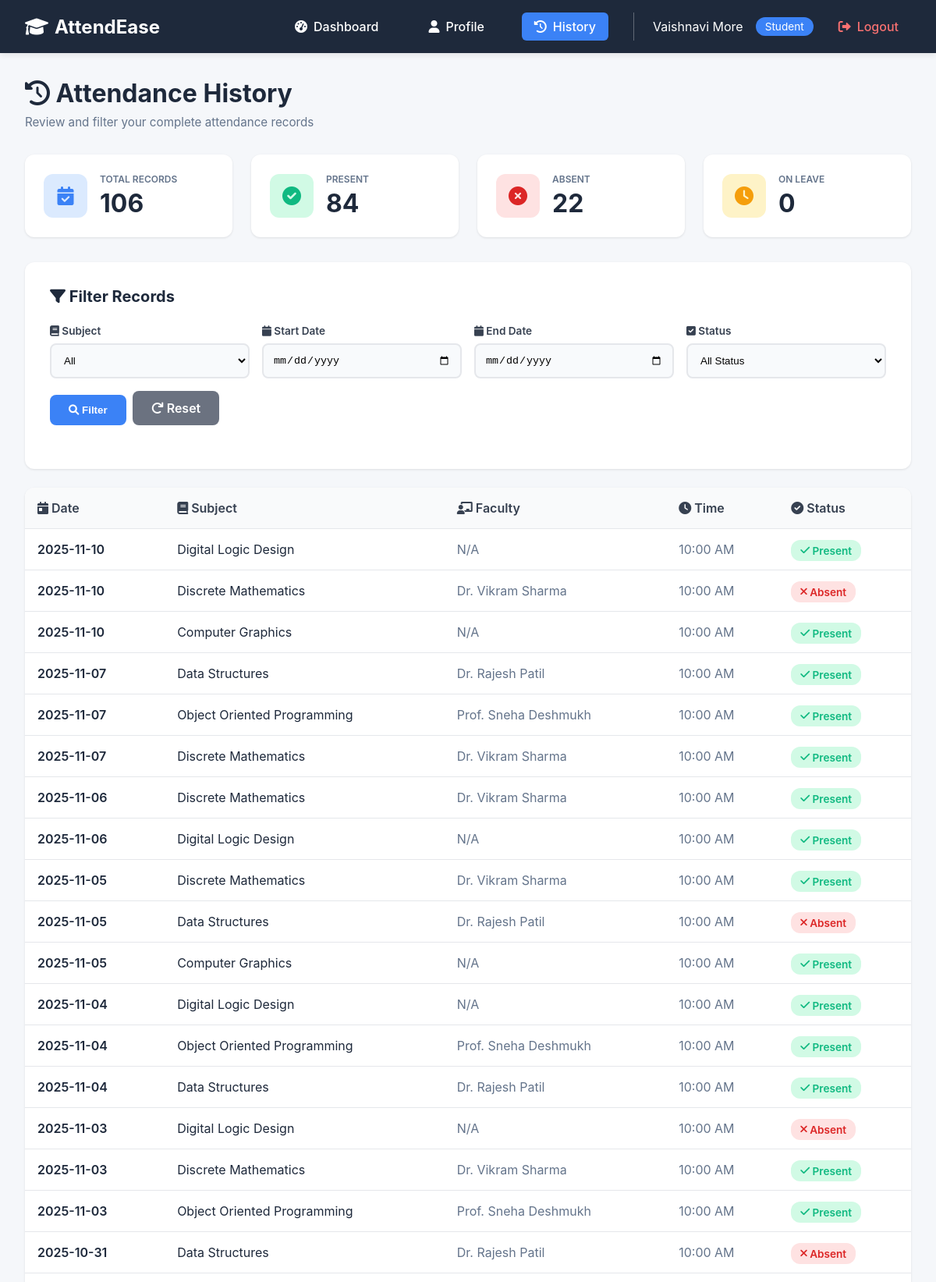
Page /attendance_history (signed in, upper part) on the committed database.
### tables this page shows
CREATE TABLE attendance (
            id INTEGER PRIMARY KEY AUTOINCREMENT,
            student_id INTEGER NOT NULL,
            date TEXT NOT NULL,
            subject TEXT NOT NULL,
            status TEXT NOT NULL,
            FOREIGN KEY (student_id) REFERENCES users(id)
        );

### app.py (the view)
@app.route('/attendance_history')
@login_required
def attendance_history():
    db = get_db()
    query = """
        SELECT a.*,
            (SELECT full_name FROM users WHERE role = 'faculty' AND subject = a.subject LIMIT 1) AS faculty
        FROM attendance a
        WHERE a.student_id = ?
    """
    params = [session['user_id']]
    start_date = request.args.get('start_date')
    end_date = request.args.get('end_date')
    status = request.args.get('status')
    subject = request.args.get('subject')
    if start_date:
        query += " AND a.date >= ?"
        params.append(start_date)
    if end_date:
        query += " AND a.date <= ?"
        params.append(end_date)
    if status:
        query += " AND a.status = ?"
        params.append(status)
    if subject:
        query += " AND a.subject = ?"
        params.append(subject)
    query += " ORDER BY a.date DESC"
    records = db.execute(query, tuple(params)).fetchall()
    all_records = db.execute("SELECT DISTINCT subject FROM attendance WHERE student_id = ?", (session['user_id'],)).fetchall()
    subjects = [row['subject'] for row in all_records]
    return render_template('attendance_history.html', records=records, subjects=subjects)

### app.py (called while the page is built)
def get_db():
    db = getattr(g, '_database', None)
    if db is None:
        db = g._database = sqlite3.connect(DATABASE)
        db.row_factory = sqlite3.Row
    return db

@app.teardown_appcontext
def close_connection(exception):
    db = getattr(g, '_database', None)
    if db is not None:
        db.close()

def login_required(f):
    @wraps(f)
    def decorated_function(*args, **kwargs):
        if 'user_id' not in session:
            flash("You must be logged in to view that page.", "error")
            return redirect(url_for('auth'))
        return f(*args, **kwargs)
    return decorated_function

### templates/attendance_history.html (shortened to what this page needs)
{% extends "layout.html" %}
{% block content %}
<div class="page-header">
    <h1><i class="fas fa-history"></i> Attendance History</h1>
    <p class="subtitle">Review and filter your complete attendance records</p>
</div>
<div class="stats-grid" style="margin-bottom: 2rem;">
    <div class="stat-card">
        <div class="stat-icon" style="background: #dbeafe; color: #3b82f6;">
            <i class="fas fa-calendar-check"></i>
        </div>
        <div class="stat-info">
            <h3>Total Records</h3>
            <div class="stat-number">{{ records|length }}</div>
        </div>
    </div>
    <div class="stat-card">
        <div class="stat-icon" style="background: #d1fae5; color: #10b981;">
            <i class="fas fa-check-circle"></i>
        </div>
        <div class="stat-info">
            <h3>Present</h3>
            <div class="stat-number">{{ records|selectattr('status', 'equalto', 'Present')|list|length }}</div>
        </div>
    </div>
    <div class="stat-card">
        <div class="stat-icon" style="background: #fee2e2; color: #dc2626;">
            <i class="fas fa-times-circle"></i>
        </div>
        <div class="stat-info">
            <h3>Absent</h3>
            <div class="stat-number">{{ records|selectattr('status', 'equalto', 'Absent')|list|length }}</div>
        </div>
    </div>
    <div class="stat-card">
        <div class="stat-icon" style="background: #fef3c7; color: #f59e0b;">
            <i class="fas fa-clock"></i>
        </div>
        <div class="stat-info">
            <h3>On Leave</h3>
            <div class="stat-number">{{ records|selectattr('status', 'equalto', 'Leave')|list|length }}</div>
        </div>
    </div>
</div>
<div class="card" style="margin-bottom: 1.5rem;">
    <h2 style="margin-bottom: 1.5rem;"><i class="fas fa-filter"></i> Filter Records</h2>
    <form method="GET" class="filters" style="background: transparent; padding: 0;">
        <div style="flex: 1; min-width: 200px;">
            <label style="display: block; margin-bottom: 0.5rem; font-weight: 600; color: #374151; font-size: 0.85rem;">
                <i class="fas fa-book"></i> Subject
            </label>
            <select name="subject" style="width: 100%; padding: 0.75rem; border: 2px solid #e5e7eb; border-radius: 8px; background: #f8fafc;">
                <option value="">All</option>
            </select>
        </div>
        <div style="flex: 1; min-width: 200px;">
            <label style="display: block; margin-bottom: 0.5rem; font-weight: 600; color: #374151; font-size: 0.85rem;">
                <i class="fas fa-calendar"></i> Start Date
            </label>
            <input type="date" name="start_date" value="{{ request.args.get('start_date', '') }}"
                   style="width: 100%; padding: 0.75rem; border: 2px solid #e5e7eb; border-radius: 8px; background: #f8fafc;">
        </div>
        <div style="flex: 1; min-width: 200px;">
            <label style="display: block; margin-bottom: 0.5rem; font-weight: 600; color: #374151; font-size: 0.85rem;">
                <i class="fas fa-calendar"></i> End Date
            </label>
            <input type="date" name="end_date" value="{{ request.args.get('end_date', '') }}"
                   style="width: 100%; padding: 0.75rem; border: 2px solid #e5e7eb; border-radius: 8px; background: #f8fafc;">
        </div>
        <div style="flex: 1; min-width: 200px;">
            <label style="display: block; margin-bottom: 0.5rem; font-weight: 600; color: #374151; font-size: 0.85rem;">
                <i class="fas fa-check-square"></i> Status
            </label>
            <select name="status" style="width: 100%; padding: 0.75rem; border: 2px solid #e5e7eb; border-radius: 8px; background: #f8fafc;">
                <option value="">All Status</option>
            </select>
        </div>
        <div style="display: flex; gap: 0.5rem; align-items: flex-end;">
            <button type="submit" class="btn" style="padding: 0.75rem 1.5rem;">
                <i class="fas fa-search"></i> Filter
            </button>
            <a href="{{ url_for('attendance_history') }}" class="btn"
               style="padding: 0.75rem 1.5rem; background: #6b7280; text-decoration: none; display: inline-block;">
                <i class="fas fa-redo"></i> Reset
            </a>
        </div>
    </form>
</div>
<div class="data-table">
    <table>
        <thead>
            <tr>
                <th><i class="fas fa-calendar-day"></i> Date</th>
                <th><i class="fas fa-book"></i> Subject</th>
                <th><i class="fas fa-chalkboard-teacher"></i> Faculty</th>
                <th><i class="fas fa-clock"></i> Time</th>
                <th><i class="fas fa-check-circle"></i> Status</th>
            </tr>
        </thead>
        <tbody>
            {% if records %}
                {% for record in records %}
                <tr>
                    <td style="font-weight: 600;">{{ record.date }}</td>
                    <td>{{ record.subject }}</td>
                    <td style="color: #64748b;">{{ record.faculty or 'N/A' }}</td>
                    <td style="color: #64748b;">{{ record.time or '10:00 AM' }}</td>
                    <td>
                        <span class="status-badge {{ record.status.lower() }}">
                            {% if record.status == 'Present' %}
                                <i class="fas fa-check"></i>
                            {% elif record.status == 'Absent' %}
                                <i class="fas fa-times"></i>
                            {% else %}
                                <i class="fas fa-exclamation"></i>
                            {% endif %}
                            {{ record.status }}
                        </span>
                    </td>
                </tr>
                {% endfor %}
            {% endif %}
        </tbody>
    </table>
</div>
{% endblock %}

### templates/layout.html (style rules this page uses)
* { margin: 0; padding: 0; box-sizing: border-box; }
body { font-family: -apple-system, BlinkMacSystemFont, 'Segoe UI', Roboto, sans-serif; background: #f5f7fa; color: #1e293b; }
.page-header { margin-bottom: 2rem; }
.page-header h1 { font-size: 2rem; color: #1e293b; margin-bottom: 0.5rem; }
.subtitle { color: #64748b; font-size: 0.95rem; }
.card { background: white; padding: 2rem; border-radius: 12px; box-shadow: 0 1px 3px rgba(0,0,0,0.1); margin-bottom: 1.5rem; }
.card h2 { font-size: 1.25rem; font-weight: 700; color: #1e293b; margin-bottom: 1.5rem; }
.stats-grid { display: grid; grid-template-columns: repeat(auto-fit, minmax(240px, 1fr)); gap: 1.5rem; margin-bottom: 2rem; }
.stat-card { background: white; padding: 1.5rem; border-radius: 12px; box-shadow: 0 1px 3px rgba(0,0,0,0.1); display: flex; align-items: center; gap: 1rem; transition: transform 0.3s; }
.stat-icon { width: 56px; height: 56px; border-radius: 12px; display: flex; align-items: center; justify-content: center; font-size: 1.5rem; }
.stat-info h3 { font-size: 0.75rem; font-weight: 600; color: #64748b; text-transform: uppercase; margin-bottom: 0.25rem; }
.stat-number { font-size: 2rem; font-weight: 700; color: #1e293b; }
.btn { padding: 0.75rem 1.5rem; background: #3b82f6; color: white; border: none; border-radius: 8px; cursor: pointer; font-weight: 600; transition: background 0.2s; }
.filters { background: white; padding: 1.5rem; border-radius: 12px; margin-bottom: 1.5rem; display: flex; gap: 1rem; flex-wrap: wrap; }
.filters select, .filters input { padding: 0.75rem; border: 1px solid #e5e7eb; border-radius: 8px; }
.data-table { background: white; border-radius: 12px; box-shadow: 0 1px 3px rgba(0,0,0,0.1); overflow: hidden; }
table { width: 100%; border-collapse: collapse; }
th { background: #f9fafb; padding: 1rem; text-align: left; font-weight: 600; color: #374151; border-bottom: 1px solid #e5e7eb; }
td { padding: 1rem; border-bottom: 1px solid #e5e7eb; }
.status-badge { padding: 0.35rem 0.75rem; border-radius: 12px; font-size: 0.85rem; font-weight: 600; }
.status-badge.present { background: #d1fae5; color: #10b981; }
.status-badge.absent { background: #fee2e2; color: #dc2626; }

### rows in the picture
attendance: date "2025-11-10", subject "Digital Logic Design", faculty "N/A", time "10:00 AM", status "Present"
attendance: date "2025-11-10", subject "Discrete Mathematics", faculty "Dr. Vikram Sharma", time "10:00 AM", status "Absent"
attendance: date "2025-11-10", subject "Computer Graphics", faculty "N/A", time "10:00 AM", status "Present"
attendance: date "2025-11-07", subject "Data Structures", faculty "Dr. Rajesh Patil", time "10:00 AM", status "Present"
attendance: date "2025-11-07", subject "Object Oriented Programming", faculty "Prof. Sneha Deshmukh", time "10:00 AM", status "Present"
attendance: date "2025-11-07", subject "Discrete Mathematics", faculty "Dr. Vikram Sharma", time "10:00 AM", status "Present"
attendance: date "2025-11-06", subject "Discrete Mathematics", faculty "Dr. Vikram Sharma", time "10:00 AM", status "Present"
attendance: date "2025-11-06", subject "Digital Logic Design", faculty "N/A", time "10:00 AM", status "Present"
attendance: date "2025-11-05", subject "Discrete Mathematics", faculty "Dr. Vikram Sharma", time "10:00 AM", status "Present"
attendance: date "2025-11-05", subject "Data Structures", faculty "Dr. Rajesh Patil", time "10:00 AM", status "Absent"
attendance: date "2025-11-05", subject "Computer Graphics", faculty "N/A", time "10:00 AM", status "Present"
attendance: date "2025-11-04", subject "Digital Logic Design", faculty "N/A", time "10:00 AM", status "Present"
attendance: date "2025-11-04", subject "Object Oriented Programming", faculty "Prof. Sneha Deshmukh", time "10:00 AM", status "Present"
attendance: date "2025-11-04", subject "Data Structures", faculty "Dr. Rajesh Patil", time "10:00 AM", status "Present"
attendance: date "2025-11-03", subject "Digital Logic Design", faculty "N/A", time "10:00 AM", status "Absent"
attendance: date "2025-11-03", subject "Discrete Mathematics", faculty "Dr. Vikram Sharma", time "10:00 AM", status "Present"
attendance: date "2025-11-03", subject "Object Oriented Programming", faculty "Prof. Sneha Deshmukh", time "10:00 AM", status "Present"
attendance: date "2025-10-31", subject "Data Structures", faculty "Dr. Rajesh Patil", time "10:00 AM", status "Absent"

### other values in the picture
{{ session.user_name }} "Vaishnavi More"
{{ records|length }} "106"
{{ records|selectattr('status', 'equalto', 'Present')|list|length }} "84"
{{ records|selectattr('status', 'equalto', 'Absent')|list|length }} "22"
{{ records|selectattr('status', 'equalto', 'Leave')|list|length }} "0"
